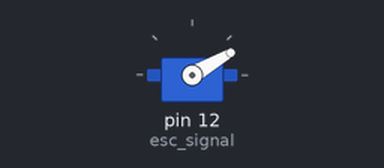
A sketch run on a simulated Arduino Uno, built with avr-gcc and run on an emulated ATmega328P. Shown: servo.

Above: at 0.1 s.
At 6.1 s:
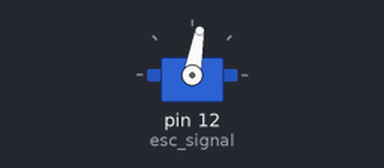
Timing chart, 0 to 7.6 s (numbered marks = the images above):
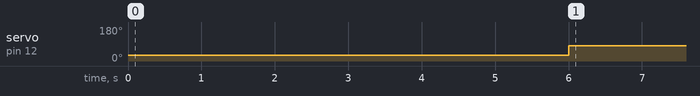

The sketch:

BLDC_single.ino.ino
```cpp
#include <Servo.h>
Servo esc_signal;

void setup()
{
  esc_signal.attach(12);  //Specify here the pin number on which the signal pin of ESC is connected.
  esc_signal.write(30);   //ESC arm command. ESCs won't start unless input speed is less during initialization.
  delay(6000);            //ESC initialization delay.
}

void loop()
{
esc_signal.write(80);    //Vary this between 40-130 to change the speed of motor. Higher value, higher speed.
delay(15);
}
```

Measured:
- by itself, servo on pin 12 (esc_signal): 30° → 80° at 6.0 s
